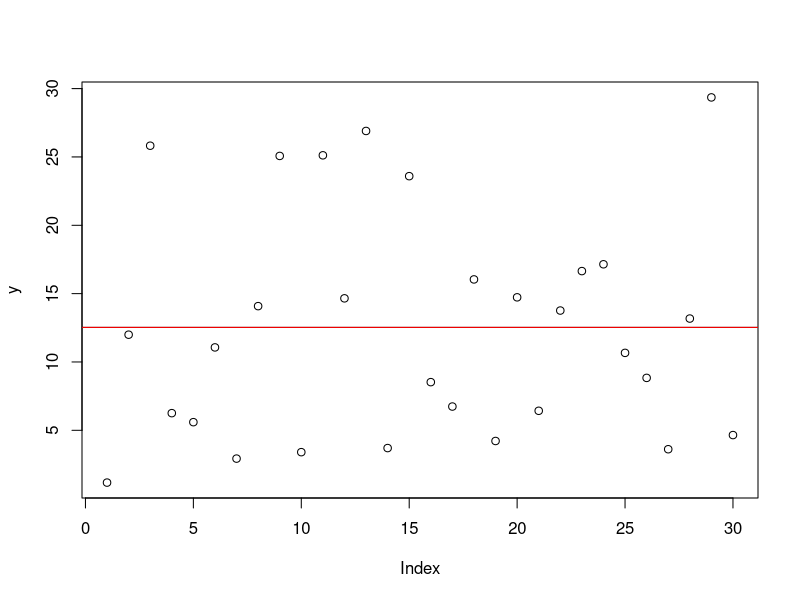
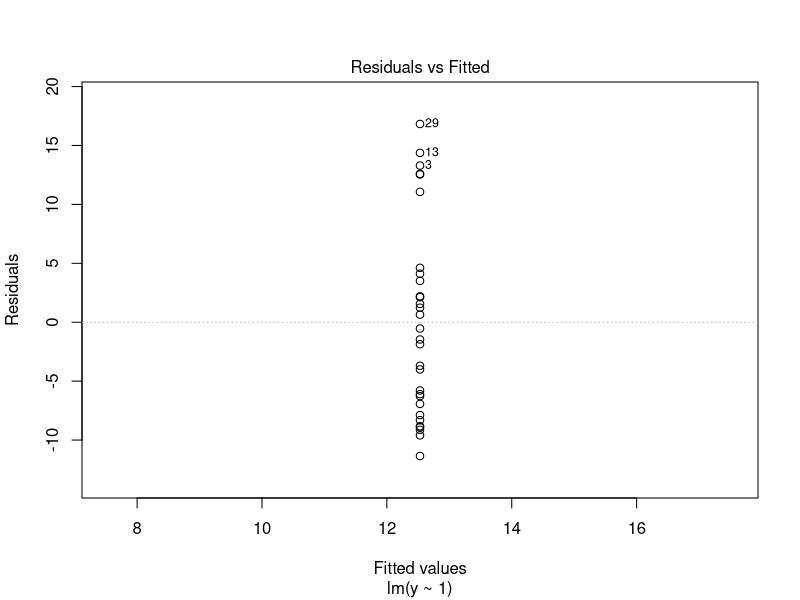
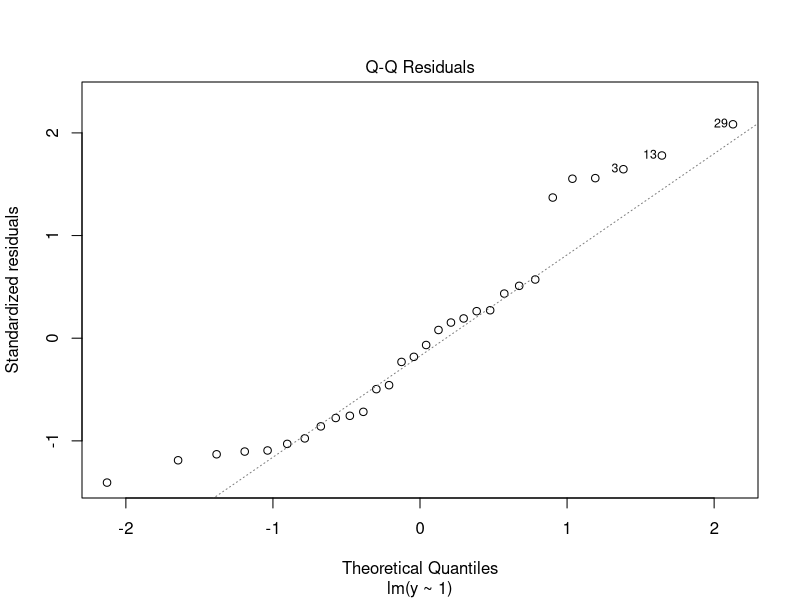
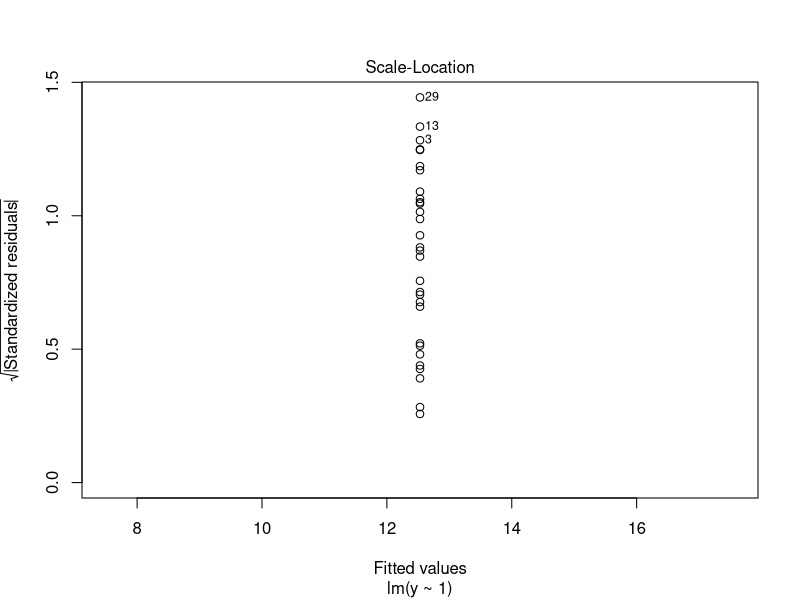
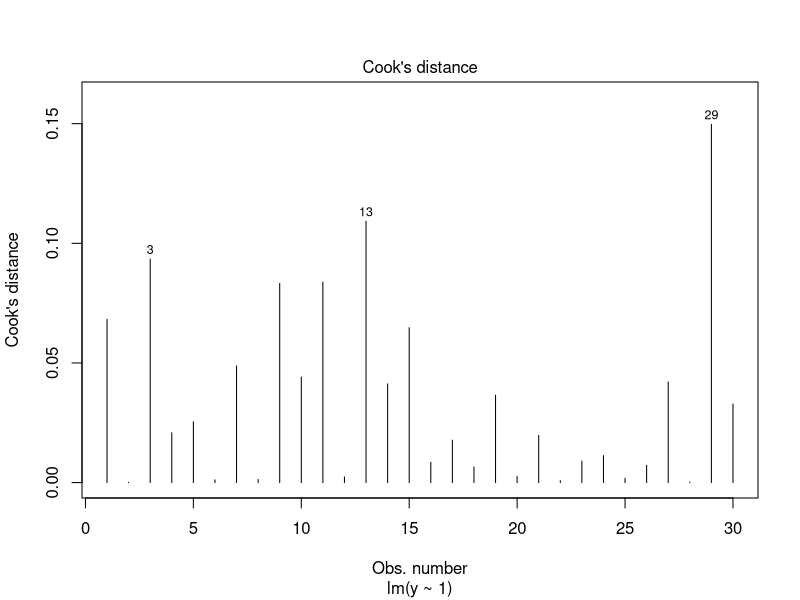
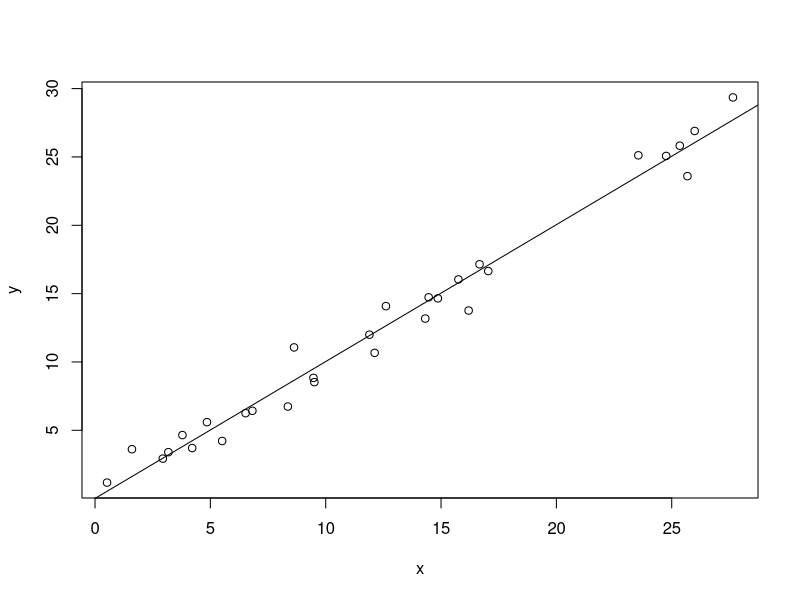
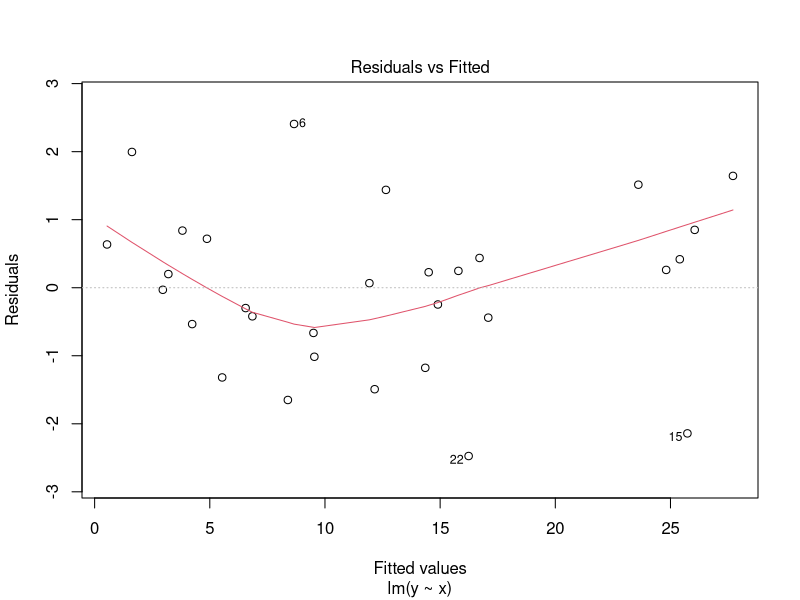
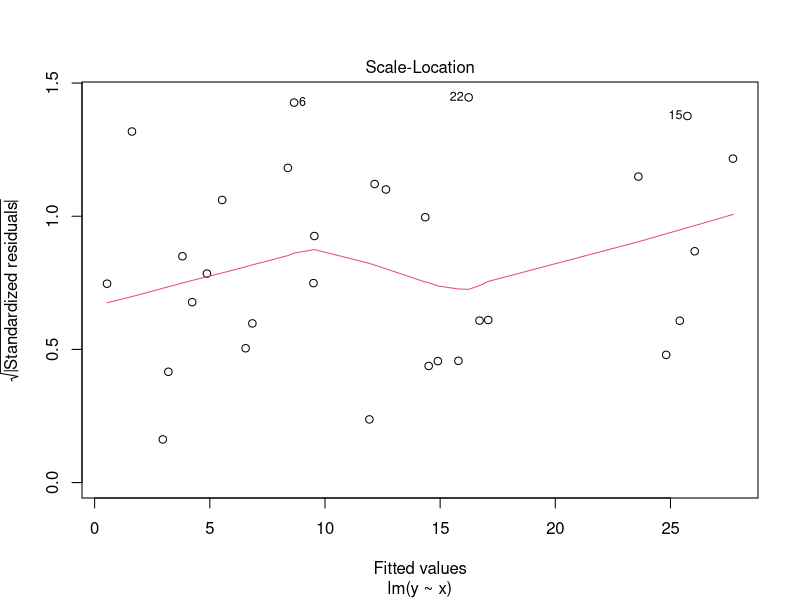

Write R code to recreate these figures, in order. (Note: this script raises an error after producing the figures.)
## library(Epi) used

x <- runif(30,min=0,max=30)
y <- x + rnorm(30)
df <- data.frame(x=x,y=y)
df$z <- as.numeric(rownames(df))

png("nullmodel.png",width=1000,height=800)
par(cex.lab=2,cex.axis=1.5, mar=c(5,5,4,2)+0.1)
plot(df$y,pch=18,ylab="response variable",cex=2,main="Total Sum of Squares")
abline(h=mean(df$y),col="red",lwd=2)
segments(x0=df$z,y0=df$y,x1=df$z,y1=mean(df$y),lwd=2)
dev.off()

png("minimalmodel.png",width=1000,height=800)
par(cex.lab=2,cex.axis=1.5, mar=c(5,5,4,2)+0.1)
plot(df$x,df$y,pch=18,ylab="response variable",xlab="x",cex=2,main="Total Sum of Squares")
abline(h=mean(df$y),col="red",lwd=2)
segments(x0=df$x,y0=df$y,x1=df$x,y1=mean(df$y),lwd=2)
dev.off()

png("minimalmodel2.png",width=1000,height=800)
par(cex.lab=2,cex.axis=1.5, mar=c(5,5,4,2)+0.1)
plot(df$x,df$y,pch=18,ylab="response variable",xlab="x",cex=2,main="Residual Sum of Squares")
abline(lm(y~x,data=df),col="red",lwd=2)
segments(x0=df$x,y0=df$y,x1=df$x,y1=predict(lm(y~x,data=df)),lwd=2)
dev.off()

## sum of squares
y

mean(y)

y-mean(y)

(y-mean(y))**2

sum((y-mean(y))**2)

deviance(lm(y~1),data=df)

### total
aov(lm(y~1,data=df))
### residual + explained
aov(lm(y~x,data=df))

## Examples
x <- runif(30,min=0,max=30) ## numerical
y <- x + rnorm(30) ## numerical
z <- rnorm(30,mean=x**2)
df <- data.frame(x=x,y=y,z=z) ## create data frame
df$sex <- factor(sample(1:2,30,replace=T), ## two level factor
                 levels=1:2,
                 labels=c("male","female")) 
df$genotype <- factor(sample(1:3,30,replace=T), ## three level factor
                      levels=1:3,
                      labels=c("wildtype","type1","type2"))

## Null Model:
lm0 <- lm(y~1,data=df)
lm0

mean(df$y)

plot(y)

abline(lm0)

abline(h=mean(y),col="red")

summary(lm0)
summary.aov(lm0)

plot(lm0,which=1)  ## Residuals vs. Fitted
plot(lm0,which=2)  ## qq plot of the standardized residuals
plot(lm0,which=3)  ## ## Residuals (standardized + sqrt) vs. Fitted
plot(lm0,which=4)  ## cooks distance
# hat values (leverages) are all = 0.03333333
# and there are no factor predictors; no plot no. 5
# plot(lm0,which=6) makes also no sense here as good as

## simple regression
lm1 <- lm(y~x,data=df)

sum(residuals(lm1)**2) ## residual sum of squares
sqrt(sum(residuals(lm1)**2)/28)  ## residual standard error

summary.aov(lm1)[[1]]$Df
summary.aov(lm1)[[1]]$Sum
summary.aov(lm1)[[1]]$Mean
summary.aov(lm1)[[1]]$F
summary.aov(lm1)[[1]]$Pr

plot(x,y)
abline(lm1)

plot(lm1, which=1)
plot(lm1, which=3)

plot(lm1, which=2)
plot(lm1, which=4)

shapiro.test(residuals(lm1))

## simple regression 2
lm2 <- lm(z~x,data=df)

plot(x,z)
abline(lm2)

plot(lm2,which=1)
shapiro.test(residuals(lm2))


lm2 <- lm(z~I(x**2),data=df)

plot(lm2, which=1)

## change scale for plotting
plot(x,z**(1/2))
abline(lm2)

## or
plot(x,z)

lines(sort(x),fitted(lm2)[order(x)])
predict(lm2,newdata=data.frame(x=0:30))

### 2a
lm2a <- lm(z~poly(x,2),data=df)

####

lm3 <- lm(y ~ sex,data=df)  
summary(lm3)

summary.aov(lm3)

lm4 <- lm(y ~ sex - 1,data=df)  
summary(lm4)


summary.aov(lm4)


## two way anova
lm5 <- lm(y ~ sex + genotype,data=df)  
summary(lm5)

lm5 <- lm(y ~ sex * genotype,data=df)  
summary(lm5)

library(ggplot2)
po <- ggplot(df,aes(x=sex,y=y))
po + geom_boxplot() + facet_wrap(~ genotype,ncol=3)

## analysis of covariance
lm6 <- lm(y~x+sex,data=df)

coef(lm6)

summary(lm6)

with(df,plot(x,y,col=sex))
abline(coef(lm6)[[1]],coef(lm6)[[2]])
abline(coef(lm6)[[1]] + coef(lm6)[[3]],coef(lm6)[[2]],col=2)

## analysis of covariance with interaction
lm7 <- lm(y~x*sex,data=df)

coef(lm7)

summary(lm6)

with(df,plot(x,y,col=sex))
abline(coef(lm7)[[1]],coef(lm6)[[2]])
abline(coef(lm7)[[1]] + coef(lm7)[[3]],coef(lm7)[[2]] + coef(lm7)[[4]],col=2)


po <- ggplot(df,aes(x=x,y=y,group=sex,color=sex))
po + geom_point() + geom_smooth() + facet_wrap(~sex)

po + geom_point() + geom_smooth(method="lm") + facet_wrap(~sex)

po <- ggplot(df,aes(x=x,y=y,group=sex,color=sex))
po + geom_point() + geom_smooth(method="lm")


### linear models

library(Epi)
data(births)
births <- transform(births,
                    lowbw = factor(lowbw, labels=c("normal","low")),
                    preterm = factor(preterm, labels=c("normal","preterm")),
                    hyp = factor(hyp, labels=c("normal","hyper")),
                    sex = factor(sex, labels=c("M","F")),
                    gest4 = cut(gestwks, breaks=c(20,35,37,39,45),
                    right=F)
)

dput(births,"births")

# slide metric response...
m <- lm(bweight ~ gestwks, data=births)
coef(m)

# slide extractor funcions
summary(m)

coef(m)
confint(m)

## other useful functions

## illustrate meaning of fitted and residuals
btmp <- births[complete.cases(births[,c("bweight","gestwks")]),]
tmpdf <- data.frame(gestwks=btmp$gestwks, bweight=btmp$bweight , fitted=fitted(m), residuals=resid(m))

## illustrate meaning of predict
ga <- 10:60
pred.birth.weight <- predict(m,newdata=data.frame(gestwks=ga))
tmpdf <- data.frame(gestwks=ga,bweight=pred.birth.weight)

## illustrate meaning of deviance
m0 <- lm(bweight~1,data=births)
deviance(m0) ## total sum of sqares
deviance(m) ## error sum of squares of our model

(deviance(m0)-deviance(m))/deviance(m0) ## r-squared: slightly different because there are some missing values

m0 <- lm(bweight~1,data=btmp) ## repeat with this model (missing values excluded) you get the appropriate r-squared

## ANOVA
## slide explanatory v is factor
m1 <- lm(bweight ~ hyp, data=births)
coef(m1) ## gives a mean and a difference of means

by(births$bweight,births$hyp,mean) ## gives the two means

m2 <- lm(bweight ~ -1 + hyp, data=births) ## gives also the two means
coef(m2)

## if you look at the p-values of m1 and m2 they differ (i.e. the second) - because in m2 the p-vals are the probability that the values are different from 0
## in m1 the first p-value means the same (diff. from 0) but the second p-val is the probability that the difference is different from 0

## slide a model with both gestwks and hyp
m1 <- lm(bweight ~ hyp + gestwks, data=births)
summary(m1)

coef(m1)
confint(m1)

m2 <- lm(bweight ~ hyp + gestwks - 1, data=births)
summary(m2)

coef(m2)
confint(m2)


### jackknife

leverage <- function(x){1/length(x)+(x-mean(x))**2/sum((x-mean(x))**2)}
jtmp <- numeric()
for(i in 1:nrow(births)){
  m <- lm(bweight ~ hyp + gestwks, data=births[-i,])
  jtmp[i] <- summary(m)$r.squared
}

m1a <- lm(bweight ~ hyp + gestwks, data=births[-1,])


png("model1.png",width=1000,height=600)
par(cex.lab=2,cex.axis=1.5, mar=c(5,5,4,2)+0.1)
plot(births$gestwks,births$bweight,col=births$hyp,cex=2,pch=".",xlim=c(30,43),ylim=c(1500,4200))
abline(coef(m)[c(1,3)],lwd=2)
abline(coef(m)[1]+coef(m)[2],coef(m)[3],col="red",lwd=2)
text(x=30,y=1600,"A",cex=2)
text(x=32,y=1600,"B",col="red",cex=2)
text(36.5,2300,"hyp=hyper",col="red",cex=2)
text(34,2600,"hyp=normal",cex=2)
dev.off()

## slide a multivariable model
m <- lm(bweight ~ hyp + gestwks, data=births)
summary(m)

## slide interaction between
m <- lm(bweight ~ hyp * gestwks, data=births)

png("model2.png",width=1000,height=800)
par(cex.lab=2,cex.axis=1.5, mar=c(5,5,4,2)+0.1)
plot(births$gestwks,births$bweight,col=births$hyp,cex=2,pch=".",xlim=c(30,43),ylim=c(1500,4200))
abline(coef(m)[c(1,3)],lwd=2)
abline(coef(m)[1]+coef(m)[2],coef(m)[3]+coef(m)[4],col="red",lwd=2)
text(x=30,y=1680,"A",cex=2)
text(x=32,y=1500,"B",col="red",cex=2)
text(36.5,2300,"hyp=hyper",col="red",cex=2)
text(34,2600,"hyp=normal",cex=2)
dev.off()

## slide interaction models, scaled
m <- lm(bweight ~ hyp * gestwks, data=births)
births$gwsc <- births$gestwks-40
m <- lm(bweight ~ hyp * gwsc, data=births)

summary(m)

## aov
m <- lm(bweight ~ gestwks, data=births)
anova(m)

sum(anova(m)$Sum)

anova(m)$Sum[1]/sum(anova(m)$Sum)

summary(m)
summary(m)$r.squared


#### generalized linear models
m <- lm(bweight ~ hyp, data=births)
m <- glm(bweight ~ hyp, family=gaussian, data=births)

## slide Predicting Low Birth Weight
m <- glm(lowbw ~ hyp, family=binomial, data=births)
ci.lin(m)[,5:7]

table(births$hyp, births$lowbw)
20/52 ## low
40/388 ## normal
(20/52) / (40/388) ## ratio


## slide controlling
m <- glm(lowbw ~ hyp+sex, family=binomial, data=births)
ci.lin(m,Exp=T)

## slide interaction (effect modification)
m <- glm(lowbw ~ hyp + sex + hyp:sex, family=binomial, data=births)
ci.lin(m,Exp=T)[,5:7]

m <- glm(lowbw ~ hyp*sex, family=binomial, data=births)

## slide testing for interaction
m1 <- glm(lowbw ~ hyp+sex, family=binomial, data=births)
m2 <- glm(lowbw ~ hyp*sex, family=binomial, data=births)
anova(m1,m2,test="Chisq")


## slide stratified effects
m <- glm(lowbw ~ sex + sex:hyp, family=binomial, data=births)
ci.lin(m,Exp=T)[,5:7]

par(cex.lab=1,cex.axis=1, mar=c(5,4,4,2)+0.1)
